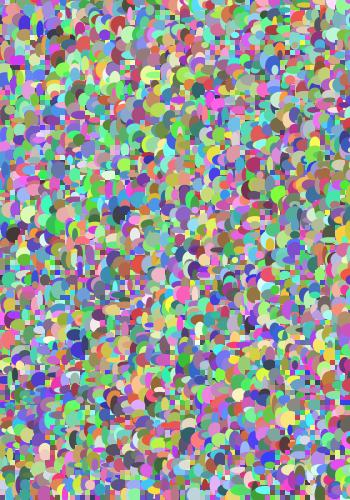
Frame 1 (no input)
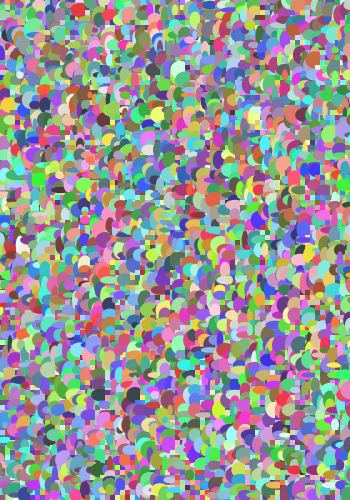
Frame 2 (the mouse pressed at the canvas centre, redrawn once)

The Processing sketch that drew these frames (run headless with seeded random() and noise(); the mouse was pressed at the canvas centre and the sketch redrawn once):

// Processing sketch: ReiNoHNaYatu
// ── ReiNoHNaYatu.pde
void setup(){
  size(350, 500);
}

void draw(){
  noStroke();
  for(int i = 0; i < 360; i+=5){
    for(int j = 0; j < 500; j+=5){
      fill(random(50, 255), random(50, 255), random(50, 255));
      switch(floor(random(0,3))){
        case 1:
        case 2:
          rect(i, j, random(5, 20), random(5, 20));
          break;
        default:
          ellipse(i, j, random(5, 20), random(5, 20));
          break;
      }
    }
  }
  noLoop();
}

int photo = 0;
void keyPressed() {
    if(key == 's'){
        save("frame/" + photo + ".png");
        photo++;
    }
}
